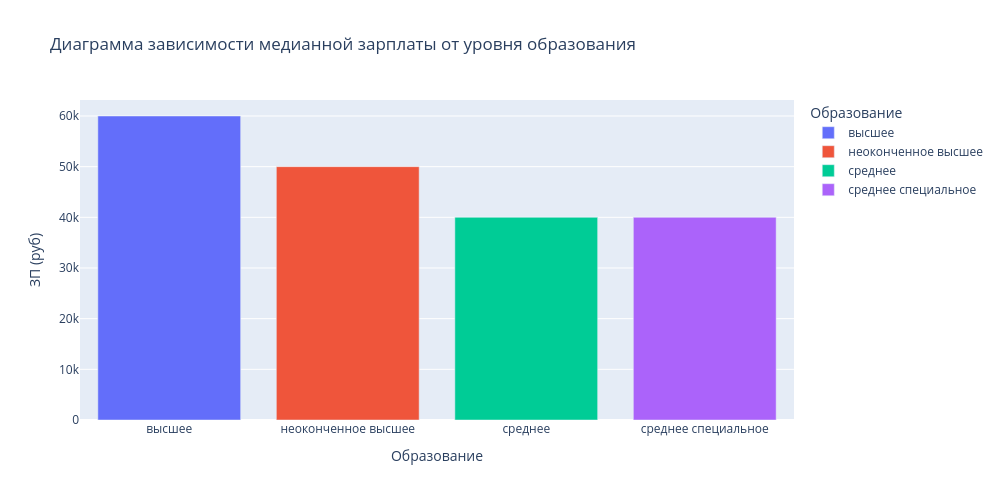

Notebook cell for this chart:
### Markdown cell above
4. Постройте диаграмму, которая показывает зависимость **медианной** желаемой заработной платы (**"ЗП (руб)"**) от уровня образования (**"Образование"**). Используйте для диаграммы данные о резюме, где желаемая заработная плата меньше 1 млн рублей.
*Сделайте выводы по представленной диаграмме: для каких уровней образования наблюдаются наибольшие и наименьшие уровни желаемой заработной платы? Как вы считаете, важен ли признак уровня образования при прогнозировании заработной платы?*

### Code cell
education_wages = data_merged[data_merged['ЗП (руб)'] < 1_000_000][['Образование', 'ЗП (руб)']].groupby(by=['Образование'], as_index=False).median()

fig = px.bar(
    data_frame=education_wages,
    x='Образование',
    y='ЗП (руб)',
    height=500,
    width=1000,
    title='Диаграмма зависимости медианной зарплаты от уровня образования',
    color='Образование'
)

fig.show()

fig.write_html("plotly/bar1.html")

### Figure 1 — Plotly figure (JSON) as saved in the notebook; plotly's stock layout.template omitted (floating-point values rounded to 4 significant figures)
{"data": [{"hovertemplate": "Образование=%{x}<br>ЗП (руб)=%{y}<extra></extra>", "legendgroup": "высшее", "marker": {"color": "#636efa", "pattern": {"shape": ""}}, "name": "высшее", "orientation": "v", "showlegend": true, "textposition": "auto", "type": "bar", "x": ["высшее"], "xaxis": "x", "y": [60000.0], "yaxis": "y"}, {"hovertemplate": "Образование=%{x}<br>ЗП (руб)=%{y}<extra></extra>", "legendgroup": "неоконченное высшее", "marker": {"color": "#EF553B", "pattern": {"shape": ""}}, "name": "неоконченное высшее", "orientation": "v", "showlegend": true, "textposition": "auto", "type": "bar", "x": ["неоконченное высшее"], "xaxis": "x", "y": [50000.0], "yaxis": "y"}, {"hovertemplate": "Образование=%{x}<br>ЗП (руб)=%{y}<extra></extra>", "legendgroup": "среднее", "marker": {"color": "#00cc96", "pattern": {"shape": ""}}, "name": "среднее", "orientation": "v", "showlegend": true, "textposition": "auto", "type": "bar", "x": ["среднее"], "xaxis": "x", "y": [40000.0], "yaxis": "y"}, {"hovertemplate": "Образование=%{x}<br>ЗП (руб)=%{y}<extra></extra>", "legendgroup": "среднее специальное", "marker": {"color": "#ab63fa", "pattern": {"shape": ""}}, "name": "среднее специальное", "orientation": "v", "showlegend": true, "textposition": "auto", "type": "bar", "x": ["среднее специальное"], "xaxis": "x", "y": [40000.0], "yaxis": "y"}], "layout": {"barmode": "relative", "height": 500, "legend": {"title": {"text": "Образование"}, "tracegroupgap": 0}, "title": {"text": "Диаграмма зависимости медианной зарплаты от уровня образования"}, "width": 1000, "xaxis": {"anchor": "y", "categoryarray": ["высшее", "неоконченное высшее", "среднее", "среднее специальное"], "categoryorder": "array", "domain": [0, 1], "title": {"text": "Образование"}}, "yaxis": {"anchor": "x", "domain": [0, 1], "title": {"text": "ЗП (руб)"}}}}
